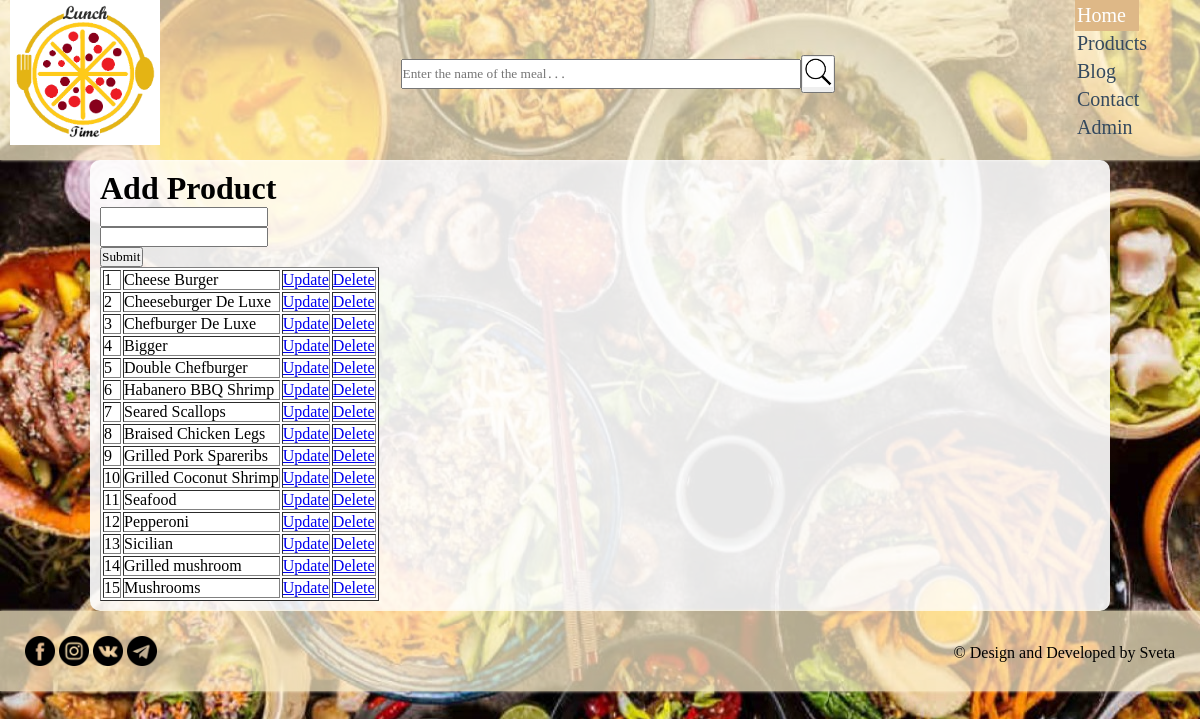
The app's page /admin/index.php with its own data.
### tables this page shows
CREATE TABLE `products` (
  `id` int(11) NOT NULL AUTO_INCREMENT,
  `image` text NOT NULL,
  `title` text NOT NULL,
  `price` int(11) NOT NULL,
  PRIMARY KEY (`id`)
);

### admin/index.php (the view, shortened to what this page needs)
<!DOCTYPE html>
<html lang="en">
<head>
    <link rel="stylesheet" href="../style.css">
</head>
<body>
    <header>
        <div class="header">
            <div class="header1">
              <div class="header_img">
                <a href="/web2/index.php">
                    <img src="../Images/logo.png" alt="Logo" width="150">
                </a>
              </div>
            </div>
            <div class="header2">
                <div class="search">
                    <input type="text" name="text" placeholder="Enter the name of the meal․․․">
                </div>
                <div class="search_btn">
                    <button><img src="Images/searchbutton.png" alt=""></button>
                </div>
            </div>
            <div class="header3">
				<?php include("../menu.php") ?>			</div>
        </div>
    </header>
    <main>
        <div class="content">
            <div class="form">
             <h1>Add Product</h1>
                <form action="/web2/admin/index.php" method="post">
                    <input type="number" name="id1" > <br>
                    <input type="number" name="id2" > <br>
                    <input type="submit" name="find">
                </form>
        </div>
        <div>
                <?php
                $date = mysqli_connect('localhost','root','','webphp');
                if ($date){
                    $query = "SELECT * FROM `products`";
                    $response = mysqli_query( $date, $query );
                    $no_products = false;
                    if ($response == false){
                        echo 'Query Error';
                    } else {
                        $products = mysqli_fetch_all($response, MYSQLI_ASSOC);
                    }
                } else {
                    echo 'DB ERROR';
                }
                if ( $no_products == true ){
                    echo 'There are no products in shop!';
                } else { ?>
                <table border="1" bgcolor="white">
                <?php foreach ( $products as $key => $product ){ ?>
                    <tr>
                        <td><?php echo $product['id']; ?></td>
                        <td><?php echo $product['title']; ?></td>
                        <td><a class="productLink" href="/web2/admin/index.php?update=true&id=<?php echo $product['id']; ?>">Update</a></td>
                        <td><a class="productLink" href="/web2/admin/index.php?delete=true&id=<?php echo $product['id']; ?>">Delete</a></td>
                    </tr>
                    <?php }
                }   ?>
                </table>
            </div>
         </div>
    </main>
    <footer>
      <div class="footer">
        <div class="sites">
            <a href="https://www.facebook.com/" target="_blank"><img src="../Images/facebook.png" alt="facebook"></a>
            <a href="https://www.instagram.com/" target="_blank"><img src="../Images/instagram.png" alt="Instagram"></a>
            <a href="https://www.vk.com/" target="_blank"><img src="../Images/vk.png" alt="Vk"></a>
            <a href="https://www.telegram.org/" target="_blank"><img src="../Images/telegram.png" alt="telegram"></a>
        </div>
        <div class="textby">
            <p>&#169;&nbsp;Design and Developed by Sveta</p>
        </div>
      </div>
    </footer>
</body>
</html>

### style.css (style rules this page uses)
* { margin: 0; padding: 0; box-sizing: border-box; font-family: "Lucida Sans, Monaco, monospace"; }
body { background-image: url("Images/back222.jpg"); display: flex; flex-direction: column; min-height: 100vh; }
header { height: 160px; box-shadow: 0px 0px 3px rgb(255, 243, 210); background-color: rgba(255, 243, 205, 0.7); }
.header { margin: 0 auto; padding: 0px 40px 0px 10px; display: flex; justify-content: space-between; align-items: flex-start; align-items: center; }
.header2 { display: flex; justify-content: flex-start; align-items: center; }
.search input { width: 400px; height: 30px; }
.search_btn img { width: 30px; }
footer { height: 80px; box-shadow: 0px 0px 3px rgb(255, 243, 210); background-color: rgba(255, 243, 205, 0.7); }
.footer { display: flex; justify-content: space-between; align-items: center; padding: 25px; }
.sites img { width: 30px; }
.content { margin: 0 auto; background-color: rgba(255, 255, 255, 0.9); width: 85%; border-radius: 10px; padding: 10px; display: flex; flex-direction: column; }
.form { float: left; }

### records on screen
products: id "1", title "Cheese Burger"
products: id "2", title "Cheeseburger De Luxe"
products: id "3", title "Chefburger De Luxe"
products: id "4", title "Bigger"
products: id "5", title "Double Chefburger"
products: id "6", title "Habanero BBQ Shrimp"
products: id "7", title "Seared Scallops"
products: id "8", title "Braised Chicken Legs"
products: id "9", title "Grilled Pork Spareribs"
products: id "10", title "Grilled Coconut Shrimp"
products: id "11", title "Seafood"
products: id "12", title "Pepperoni"
products: id "13", title "Sicilian"
products: id "14", title "Grilled mushroom"
products: id "15", title "Mushrooms"
